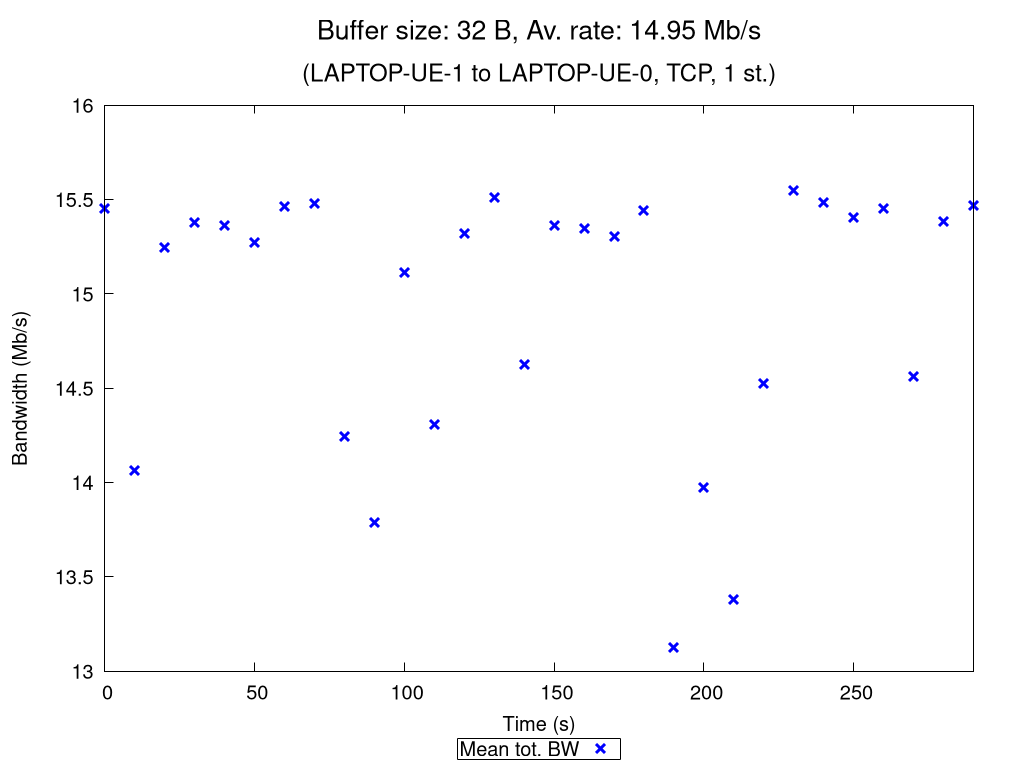

Reproduce this figure in gnuplot.
set terminal pngcairo nocrop enhanced size 1024,768 font "Verdana,15"
set output "TCP_1_st_2020_10_13_00-14-17_two2one_00032B.png"

set title "{/=20 Buffer size: 32 B, Av. rate: 14.95 Mb/s}\n\n{/=18 (LAPTOP-UE-1 to LAPTOP-UE-0, TCP, 1 st.)}"

set xlabel "Time (s)"
set ylabel "Bandwidth (Mb/s)"
set ytics nomirror
set key bmargin center horizontal box samplen 1 width -1
set bmargin 4.6
set rmargin 4.5

rf = 1000000.0  # rate factor
set style fill transparent solid 0.2 noborder
set autoscale xfix
plot "TCP_1_st_2020_10_13_00-14-17_two2one_00032B_iperf_processed.dat" using 1:($2/rf-$3/rf):($2/rf+$3/rf) with filledcurves lc rgb "blue" notitle, \
     "" using 1:($2/rf) with points pt 2 ps 1.5 lw 3 lc rgb "blue" title "Mean tot. BW", \
